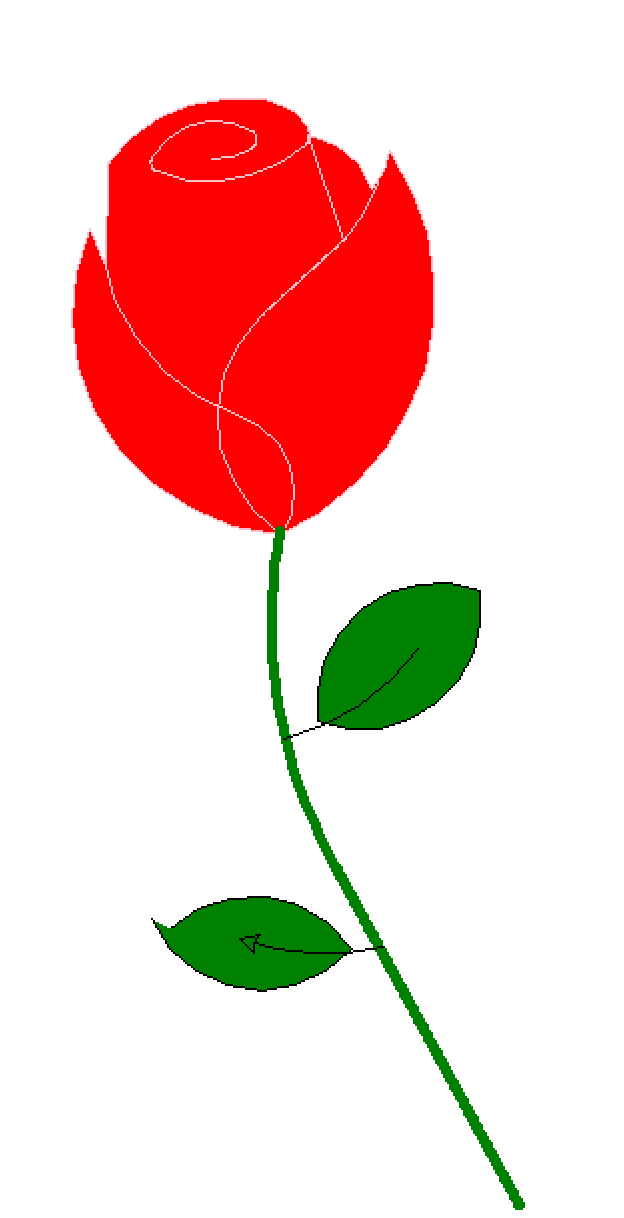

Write the Python code that produced this figure.

import turtle as t
from PIL import Image
# Define a curve drawing function
def DegreeCurve(n, r, d=1):
    for i in range(n):
        t.left(d)
        t.circle(r, abs(d))
 # Initial position setting
s = 0.2 # size
t.setup(450*5*s, 750*5*s)
t.pencolor("pink")
t.fillcolor("red")
t.speed(100)
t.penup()
t.goto(0, 900*s)
t.pendown()
 #
t.begin_fill()
t.circle(200*s,30)
DegreeCurve(60, 50*s)
t.circle(200*s,30)
DegreeCurve(4, 100*s)
t.circle(200*s,50)
DegreeCurve(50, 50*s)
t.circle(350*s,65)
DegreeCurve(40, 70*s)
t.circle(150*s,50)
DegreeCurve(20, 50*s, -1)
t.circle(400*s,60)
DegreeCurve(18, 50*s)
t.fd(250*s)
t.right(150)
t.circle(-500*s,12)
t.left(140)
t.circle(550*s,110)
t.left(27)
t.circle(650*s,100)
t.left(130)
t.circle(-300*s,20)
t.right(123)
t.circle(220*s,57)
t.end_fill()
 #
t.pencolor("pink")
t.pensize(1)
t.left(120)
t.fd(280*s)
t.left(115)
t.circle(300*s,33)
t.left(180)
t.circle(-300*s,33)
DegreeCurve(70, 225*s, -1)
t.circle(350*s,104)
t.left(90)
t.circle(200*s,105)
t.circle(-500*s,63)
t.penup()
t.goto(170*s,-30*s)
t.pendown()
t.pencolor("green")
t.pensize(5)
t.left(160)
DegreeCurve(20, 2500*s)
DegreeCurve(220, 250*s, -1)
 # Draw a green leaf
t.pencolor("black")
t.pensize(1)
t.fillcolor('green')
t.penup()
t.goto(670*s,-180*s)
t.pendown()
t.right(140)
t.begin_fill()
t.circle(300*s,120)
t.left(60)
t.circle(300*s,120)
t.end_fill()
t.penup()
t.goto(180*s,-550*s)
t.pendown()
t.right(85)
t.circle(600*s,40)
 # Draw another green leaf
t.penup()
t.goto(-150*s,-1000*s)
t.pendown()
t.begin_fill()
t.rt(120)
t.circle(300*s,115)
t.left(75)
t.circle(300*s,100)
t.end_fill()
t.penup()
t.goto(430*s,-1070*s)
t.pendown()
t.right(30)
t.circle(-600*s,35)

t.done()
